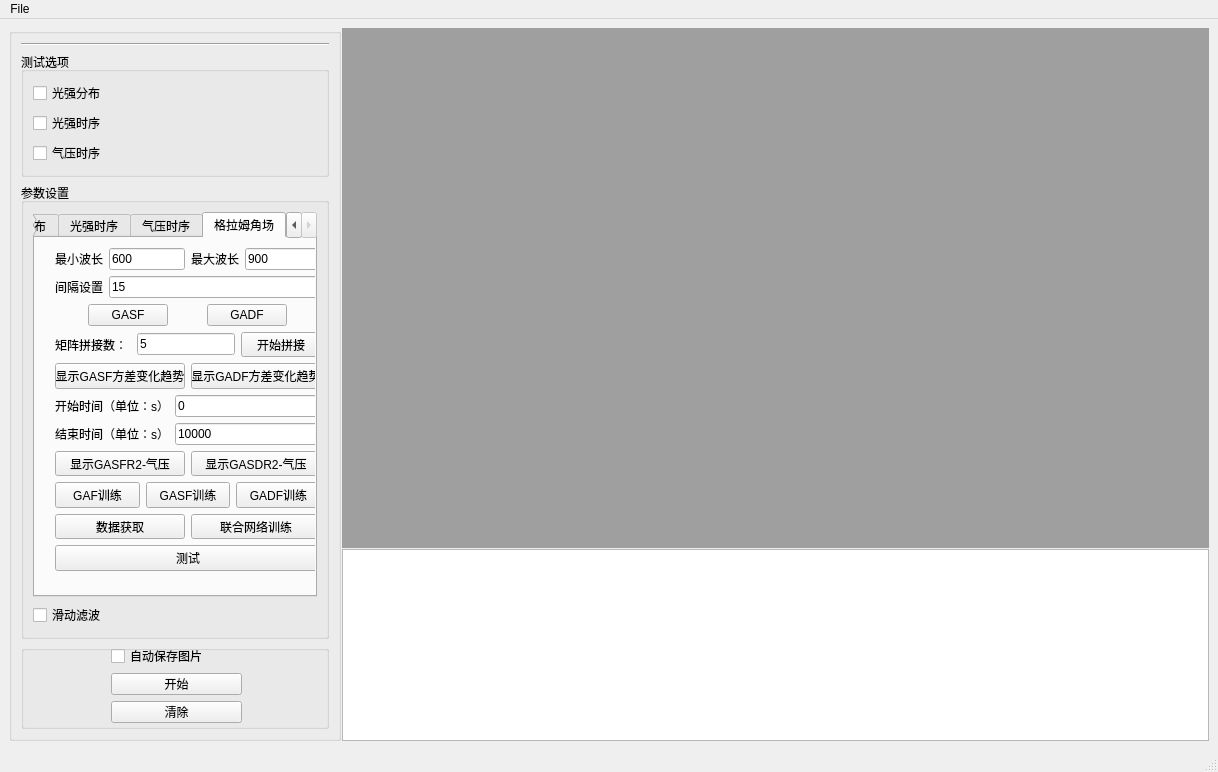
<?xml version="1.0" encoding="UTF-8"?>
<ui version="4.0">
 <class>MainWindow</class>
 <widget class="QMainWindow" name="MainWindow">
  <property name="geometry">
   <rect>
    <x>0</x>
    <y>0</y>
    <width>1218</width>
    <height>772</height>
   </rect>
  </property>
  <property name="windowTitle">
   <string>LightProcessor</string>
  </property>
  <widget class="QWidget" name="centralwidget">
   <layout class="QHBoxLayout" name="horizontalLayout_2" stretch="0,100">
    <property name="spacing">
     <number>1</number>
    </property>
    <item>
     <widget class="QGroupBox" name="GrxMain">
      <property name="title">
       <string/>
      </property>
      <layout class="QVBoxLayout" name="verticalLayout_4" stretch="1,1,5,2">
       <item>
        <widget class="Line" name="line">
         <property name="orientation">
          <enum>Qt::Horizontal</enum>
         </property>
        </widget>
       </item>
       <item>
        <widget class="QGroupBox" name="GrxTest">
         <property name="autoFillBackground">
          <bool>false</bool>
         </property>
         <property name="title">
          <string>测试选项</string>
         </property>
         <property name="checkable">
          <bool>false</bool>
         </property>
         <layout class="QVBoxLayout" name="verticalLayout_3">
          <item>
           <widget class="QCheckBox" name="ChxLight">
            <property name="mouseTracking">
             <bool>true</bool>
            </property>
            <property name="text">
             <string>光强分布</string>
            </property>
            <property name="checkable">
             <bool>true</bool>
            </property>
            <property name="checked">
             <bool>false</bool>
            </property>
           </widget>
          </item>
          <item>
           <widget class="QCheckBox" name="ChxLightTime">
            <property name="text">
             <string>光强时序</string>
            </property>
           </widget>
          </item>
          <item>
           <widget class="QCheckBox" name="ChxPressTime">
            <property name="text">
             <string>气压时序</string>
            </property>
           </widget>
          </item>
         </layout>
        </widget>
       </item>
       <item>
        <widget class="QGroupBox" name="GrxOption">
         <property name="title">
          <string>参数设置</string>
         </property>
         <layout class="QVBoxLayout" name="verticalLayout_2">
          <item>
           <widget class="QTabWidget" name="Tat">
            <property name="currentIndex">
             <number>3</number>
            </property>
            <widget class="QWidget" name="TabLight">
             <attribute name="title">
              <string>光强分布</string>
             </attribute>
             <layout class="QVBoxLayout" name="verticalLayout">
              <item>
               <widget class="QRadioButton" name="RanLightDot">
                <property name="text">
                 <string>按时间节点获取</string>
                </property>
               </widget>
              </item>
              <item>
               <widget class="QRadioButton" name="RanLightInterval">
                <property name="text">
                 <string>按时间间隔获取</string>
                </property>
               </widget>
              </item>
              <item>
               <widget class="QRadioButton" name="RanLightDivision">
                <property name="text">
                 <string>等时间间距获取</string>
                </property>
               </widget>
              </item>
              <item>
               <widget class="Line" name="line_2">
                <property name="orientation">
                 <enum>Qt::Horizontal</enum>
                </property>
               </widget>
              </item>
              <item>
               <widget class="QLabel" name="LalTimeSetDot">
                <property name="text">
                 <string>设置时间节点(单位：s）</string>
                </property>
               </widget>
              </item>
              <item>
               <layout class="QHBoxLayout" name="horizontalLayout_5">
                <item>
                 <widget class="QLineEdit" name="LitTimeSetDot">
                  <property name="enabled">
                   <bool>true</bool>
                  </property>
                  <property name="text">
                   <string/>
                  </property>
                 </widget>
                </item>
                <item>
                 <spacer name="horizontalSpacer_2">
                  <property name="orientation">
                   <enum>Qt::Horizontal</enum>
                  </property>
                  <property name="sizeHint" stdset="0">
                   <size>
                    <width>40</width>
                    <height>20</height>
                   </size>
                  </property>
                 </spacer>
                </item>
               </layout>
              </item>
              <item>
               <widget class="Line" name="line_3">
                <property name="orientation">
                 <enum>Qt::Horizontal</enum>
                </property>
               </widget>
              </item>
              <item>
               <widget class="QLabel" name="LalTimeSetInterval">
                <property name="text">
                 <string>设置时间间隔(单位：s)</string>
                </property>
               </widget>
              </item>
              <item>
               <layout class="QHBoxLayout" name="horizontalLayout_6">
                <item>
                 <widget class="QLineEdit" name="LitTimeSetInterval"/>
                </item>
                <item>
                 <spacer name="horizontalSpacer_3">
                  <property name="orientation">
                   <enum>Qt::Horizontal</enum>
                  </property>
                  <property name="sizeHint" stdset="0">
                   <size>
                    <width>40</width>
                    <height>20</height>
                   </size>
                  </property>
                 </spacer>
                </item>
               </layout>
              </item>
              <item>
               <widget class="Line" name="line_4">
                <property name="orientation">
                 <enum>Qt::Horizontal</enum>
                </property>
               </widget>
              </item>
              <item>
               <widget class="QLabel" name="LalTimeDivision">
                <property name="text">
                 <string>设置获取数量</string>
                </property>
               </widget>
              </item>
              <item>
               <layout class="QHBoxLayout" name="horizontalLayout_7">
                <item>
                 <widget class="QLineEdit" name="LitTimeSetNumber"/>
                </item>
                <item>
                 <spacer name="horizontalSpacer_4">
                  <property name="orientation">
                   <enum>Qt::Horizontal</enum>
                  </property>
                  <property name="sizeHint" stdset="0">
                   <size>
                    <width>40</width>
                    <height>20</height>
                   </size>
                  </property>
                 </spacer>
                </item>
               </layout>
              </item>
             </layout>
            </widget>
            <widget class="QWidget" name="TabLightTime">
             <attribute name="title">
              <string>光强时序</string>
             </attribute>
             <layout class="QVBoxLayout" name="verticalLayout_7">
              <item>
               <layout class="QVBoxLayout" name="verticalLayout_6">
                <item>
                 <widget class="QCheckBox" name="ChxPeakAmplitude">
                  <property name="text">
                   <string>峰值强度</string>
                  </property>
                 </widget>
                </item>
                <item>
                 <widget class="QCheckBox" name="ChxPeakPosition">
                  <property name="text">
                   <string>峰值位移</string>
                  </property>
                 </widget>
                </item>
                <item>
                 <widget class="QCheckBox" name="ChxWaveLength">
                  <property name="text">
                   <string>固定波长</string>
                  </property>
                 </widget>
                </item>
                <item>
                 <widget class="Line" name="line_5">
                  <property name="orientation">
                   <enum>Qt::Horizontal</enum>
                  </property>
                 </widget>
                </item>
                <item>
                 <layout class="QHBoxLayout" name="horizontalLayout_3">
                  <item>
                   <widget class="QRadioButton" name="RanMax">
                    <property name="text">
                     <string>极大值</string>
                    </property>
                   </widget>
                  </item>
                  <item>
                   <widget class="QRadioButton" name="RanMin">
                    <property name="text">
                     <string>极小值</string>
                    </property>
                   </widget>
                  </item>
                  <item>
                   <spacer name="horizontalSpacer_6">
                    <property name="orientation">
                     <enum>Qt::Horizontal</enum>
                    </property>
                    <property name="sizeHint" stdset="0">
                     <size>
                      <width>40</width>
                      <height>20</height>
                     </size>
                    </property>
                   </spacer>
                  </item>
                 </layout>
                </item>
                <item>
                 <layout class="QHBoxLayout" name="horizontalLayout_4">
                  <item>
                   <widget class="QLabel" name="LalWaveLengthRange">
                    <property name="text">
                     <string>波长区间</string>
                    </property>
                   </widget>
                  </item>
                  <item>
                   <widget class="QLineEdit" name="LitWaveLengthSetRange">
                    <property name="inputMask">
                     <string/>
                    </property>
                    <property name="text">
                     <string/>
                    </property>
                   </widget>
                  </item>
                  <item>
                   <spacer name="horizontalSpacer">
                    <property name="orientation">
                     <enum>Qt::Horizontal</enum>
                    </property>
                    <property name="sizeHint" stdset="0">
                     <size>
                      <width>70</width>
                      <height>20</height>
                     </size>
                    </property>
                   </spacer>
                  </item>
                 </layout>
                </item>
                <item>
                 <widget class="Line" name="line_6">
                  <property name="orientation">
                   <enum>Qt::Horizontal</enum>
                  </property>
                 </widget>
                </item>
                <item>
                 <widget class="QLabel" name="LalWaveLengthDot">
                  <property name="text">
                   <string>波长设置(单位：nm)</string>
                  </property>
                 </widget>
                </item>
                <item>
                 <layout class="QHBoxLayout" name="horizontalLayout_8">
                  <item>
                   <widget class="QLineEdit" name="LitWaveLengthSetDot">
                    <property name="text">
                     <string/>
                    </property>
                   </widget>
                  </item>
                  <item>
                   <spacer name="horizontalSpacer_5">
                    <property name="orientation">
                     <enum>Qt::Horizontal</enum>
                    </property>
                    <property name="sizeHint" stdset="0">
                     <size>
                      <width>40</width>
                      <height>20</height>
                     </size>
                    </property>
                   </spacer>
                  </item>
                 </layout>
                </item>
                <item>
                 <spacer name="verticalSpacer">
                  <property name="orientation">
                   <enum>Qt::Vertical</enum>
                  </property>
                  <property name="sizeHint" stdset="0">
                   <size>
                    <width>262</width>
                    <height>33</height>
                   </size>
                  </property>
                 </spacer>
                </item>
               </layout>
              </item>
              <item>
               <widget class="QCheckBox" name="ChxLightPressTime">
                <property name="text">
                 <string>光强气压时序</string>
                </property>
               </widget>
              </item>
              <item>
               <layout class="QVBoxLayout" name="verticalLayout_9">
                <item>
                 <widget class="Line" name="line_7">
                  <property name="orientation">
                   <enum>Qt::Horizontal</enum>
                  </property>
                 </widget>
                </item>
                <item>
                 <widget class="QCheckBox" name="ChxLightPress">
                  <property name="text">
                   <string>光强气压</string>
                  </property>
                 </widget>
                </item>
                <item>
                 <layout class="QHBoxLayout" name="horizontalLayout">
                  <item>
                   <widget class="QLabel" name="label">
                    <property name="text">
                     <string>开始时间(单位：s)</string>
                    </property>
                   </widget>
                  </item>
                  <item>
                   <widget class="QLineEdit" name="LitLightPressStart">
                    <property name="text">
                     <string>0</string>
                    </property>
                   </widget>
                  </item>
                 </layout>
                </item>
                <item>
                 <layout class="QHBoxLayout" name="horizontalLayout_9">
                  <item>
                   <widget class="QLabel" name="label_2">
                    <property name="text">
                     <string>结束时间(单位：s)</string>
                    </property>
                   </widget>
                  </item>
                  <item>
                   <widget class="QLineEdit" name="LitLightPressEnd">
                    <property name="text">
                     <string>10000</string>
                    </property>
                   </widget>
                  </item>
                 </layout>
                </item>
               </layout>
              </item>
             </layout>
            </widget>
            <widget class="QWidget" name="tab">
             <attribute name="title">
              <string>气压时序</string>
             </attribute>
             <widget class="QWidget" name="horizontalLayoutWidget">
              <property name="geometry">
               <rect>
                <x>9</x>
                <y>9</y>
                <width>261</width>
                <height>111</height>
               </rect>
              </property>
              <layout class="QHBoxLayout" name="horizontalLayout_10">
               <item>
                <widget class="QLabel" name="LalPressTare">
                 <property name="text">
                  <string>气压去偏移（单位：）</string>
                 </property>
                </widget>
               </item>
               <item>
                <widget class="QLineEdit" name="LitPressTare"/>
               </item>
              </layout>
             </widget>
             <widget class="QWidget" name="horizontalLayoutWidget_2">
              <property name="geometry">
               <rect>
                <x>10</x>
                <y>120</y>
                <width>261</width>
                <height>111</height>
               </rect>
              </property>
              <layout class="QHBoxLayout" name="horizontalLayout_20">
               <item>
                <widget class="QLabel" name="label_9">
                 <property name="text">
                  <string>气压去漂移：</string>
                 </property>
                </widget>
               </item>
               <item>
                <widget class="QLineEdit" name="LitPressMove"/>
               </item>
              </layout>
             </widget>
            </widget>
            <widget class="QWidget" name="tab_2">
             <attribute name="title">
              <string>格拉姆角场</string>
             </attribute>
             <widget class="QWidget" name="verticalLayoutWidget">
              <property name="geometry">
               <rect>
                <x>20</x>
                <y>10</y>
                <width>266</width>
                <height>323</height>
               </rect>
              </property>
              <layout class="QVBoxLayout" name="verticalLayout_10">
               <item>
                <layout class="QHBoxLayout" name="horizontalLayout_11">
                 <item>
                  <widget class="QLabel" name="label_3">
                   <property name="text">
                    <string>最小波长</string>
                   </property>
                  </widget>
                 </item>
                 <item>
                  <widget class="QLineEdit" name="LitGrammeMin">
                   <property name="text">
                    <string>600</string>
                   </property>
                  </widget>
                 </item>
                 <item>
                  <widget class="QLabel" name="label_4">
                   <property name="text">
                    <string>最大波长</string>
                   </property>
                  </widget>
                 </item>
                 <item>
                  <widget class="QLineEdit" name="LitGrammeMax">
                   <property name="text">
                    <string>900</string>
                   </property>
                  </widget>
                 </item>
                </layout>
               </item>
               <item>
                <layout class="QHBoxLayout" name="horizontalLayout_13">
                 <item>
                  <widget class="QLabel" name="label_5">
                   <property name="text">
                    <string>间隔设置</string>
                   </property>
                  </widget>
                 </item>
                 <item>
                  <widget class="QLineEdit" name="LitGrammeInterval">
                   <property name="text">
                    <string>15</string>
                   </property>
                  </widget>
                 </item>
                </layout>
               </item>
               <item>
                <layout class="QHBoxLayout" name="horizontalLayout_12">
                 <item>
                  <widget class="QPushButton" name="BunGASF">
                   <property name="sizePolicy">
                    <sizepolicy hsizetype="Fixed" vsizetype="Fixed">
                     <horstretch>0</horstretch>
                     <verstretch>0</verstretch>
                    </sizepolicy>
                   </property>
                   <property name="text">
                    <string>GASF</string>
                   </property>
                  </widget>
                 </item>
                 <item>
                  <widget class="QPushButton" name="BunGADF">
                   <property name="sizePolicy">
                    <sizepolicy hsizetype="Fixed" vsizetype="Fixed">
                     <horstretch>0</horstretch>
                     <verstretch>0</verstretch>
                    </sizepolicy>
                   </property>
                   <property name="text">
                    <string>GADF</string>
                   </property>
                  </widget>
                 </item>
                </layout>
               </item>
               <item>
                <layout class="QHBoxLayout" name="horizontalLayout_18">
                 <item>
                  <widget class="QLabel" name="label_8">
                   <property name="text">
                    <string>矩阵拼接数： </string>
                   </property>
                  </widget>
                 </item>
                 <item>
                  <widget class="QLineEdit" name="LitMatrixNumber">
                   <property name="text">
                    <string>5</string>
                   </property>
                  </widget>
                 </item>
                 <item>
                  <widget class="QPushButton" name="BunMatrixSplice">
                   <property name="text">
                    <string>开始拼接</string>
                   </property>
                  </widget>
                 </item>
                </layout>
               </item>
               <item>
                <layout class="QHBoxLayout" name="horizontalLayout_17">
                 <item>
                  <widget class="QPushButton" name="BunShowGASFR2">
                   <property name="text">
                    <string>显示GASF方差变化趋势</string>
                   </property>
                  </widget>
                 </item>
                 <item>
                  <widget class="QPushButton" name="BunShowGADFR2">
                   <property name="sizePolicy">
                    <sizepolicy hsizetype="Minimum" vsizetype="Fixed">
                     <horstretch>0</horstretch>
                     <verstretch>0</verstretch>
                    </sizepolicy>
                   </property>
                   <property name="layoutDirection">
                    <enum>Qt::LeftToRight</enum>
                   </property>
                   <property name="text">
                    <string>显示GADF方差变化趋势</string>
                   </property>
                  </widget>
                 </item>
                </layout>
               </item>
               <item>
                <layout class="QHBoxLayout" name="horizontalLayout_15">
                 <item>
                  <widget class="QLabel" name="label_7">
                   <property name="text">
                    <string>开始时间（单位：s）</string>
                   </property>
                  </widget>
                 </item>
                 <item>
                  <widget class="QLineEdit" name="LitGrammeStart">
                   <property name="text">
                    <string>0</string>
                   </property>
                  </widget>
                 </item>
                </layout>
               </item>
               <item>
                <layout class="QHBoxLayout" name="horizontalLayout_16">
                 <item>
                  <widget class="QLabel" name="label_6">
                   <property name="text">
                    <string>结束时间（单位：s）</string>
                   </property>
                  </widget>
                 </item>
                 <item>
                  <widget class="QLineEdit" name="LitGrammeEnd">
                   <property name="text">
                    <string>10000</string>
                   </property>
                  </widget>
                 </item>
                </layout>
               </item>
               <item>
                <layout class="QHBoxLayout" name="horizontalLayout_14">
                 <item>
                  <widget class="QPushButton" name="BunShowGASFR2_Press">
                   <property name="text">
                    <string>显示GASFR2-气压</string>
                   </property>
                  </widget>
                 </item>
                 <item>
                  <widget class="QPushButton" name="BunShowGADFR2_Press">
                   <property name="text">
                    <string>显示GASDR2-气压</string>
                   </property>
                  </widget>
                 </item>
                </layout>
               </item>
               <item>
                <layout class="QHBoxLayout" name="horizontalLayout_19">
                 <item>
                  <widget class="QPushButton" name="BunTrainGAF">
                   <property name="text">
                    <string>GAF训练</string>
                   </property>
                  </widget>
                 </item>
                 <item>
                  <widget class="QPushButton" name="BunTrainGASF">
                   <property name="text">
                    <string>GASF训练</string>
                   </property>
                  </widget>
                 </item>
                 <item>
                  <widget class="QPushButton" name="BunTrainGADF">
                   <property name="text">
                    <string>GADF训练</string>
                   </property>
                  </widget>
                 </item>
                </layout>
               </item>
               <item>
                <layout class="QHBoxLayout" name="horizontalLayout_22">
                 <item>
                  <widget class="QPushButton" name="BunDataget">
                   <property name="text">
                    <string>数据获取</string>
                   </property>
                  </widget>
                 </item>
                 <item>
                  <widget class="QPushButton" name="BunTrianAll">
                   <property name="text">
                    <string>联合网络训练</string>
                   </property>
                  </widget>
                 </item>
                </layout>
               </item>
               <item>
                <widget class="QPushButton" name="BunTest">
                 <property name="text">
                  <string>测试</string>
                 </property>
                </widget>
               </item>
              </layout>
             </widget>
            </widget>
           </widget>
          </item>
          <item>
           <widget class="QCheckBox" name="ChxFilter">
            <property name="text">
             <string>滑动滤波</string>
            </property>
           </widget>
          </item>
         </layout>
        </widget>
       </item>
       <item>
        <widget class="QGroupBox" name="GrxStart">
         <property name="title">
          <string/>
         </property>
         <widget class="QWidget" name="layoutWidget">
          <property name="geometry">
           <rect>
            <x>90</x>
            <y>0</y>
            <width>131</width>
            <height>105</height>
           </rect>
          </property>
          <layout class="QVBoxLayout" name="verticalLayout_8">
           <item>
            <widget class="QCheckBox" name="ChxLightAutoSave">
             <property name="text">
              <string>自动保存图片</string>
             </property>
            </widget>
           </item>
           <item>
            <widget class="QPushButton" name="BunStart">
             <property name="sizePolicy">
              <sizepolicy hsizetype="Minimum" vsizetype="Fixed">
               <horstretch>0</horstretch>
               <verstretch>0</verstretch>
              </sizepolicy>
             </property>
             <property name="text">
              <string>开始</string>
             </property>
            </widget>
           </item>
           <item>
            <widget class="QPushButton" name="BunClear">
             <property name="text">
              <string>清除</string>
             </property>
            </widget>
           </item>
           <item>
            <widget class="QPushButton" name="BunClearAll">
             <property name="text">
              <string>清空所有数据</string>
             </property>
            </widget>
           </item>
          </layout>
         </widget>
        </widget>
       </item>
      </layout>
     </widget>
    </item>
    <item>
     <layout class="QVBoxLayout" name="verticalLayout_5" stretch="3,0">
      <property name="spacing">
       <number>1</number>
      </property>
      <item>
       <widget class="QMdiArea" name="mdiArea"/>
      </item>
      <item>
       <widget class="QTextBrowser" name="Ter">
        <property name="toolTip">
         <string/>
        </property>
        <property name="statusTip">
         <string/>
        </property>
        <property name="whatsThis">
         <string/>
        </property>
        <property name="accessibleName">
         <string/>
        </property>
        <property name="accessibleDescription">
         <string/>
        </property>
        <property name="styleSheet">
         <string notr="true"/>
        </property>
       </widget>
      </item>
     </layout>
    </item>
   </layout>
  </widget>
  <widget class="QMenuBar" name="menubar">
   <property name="geometry">
    <rect>
     <x>0</x>
     <y>0</y>
     <width>1218</width>
     <height>23</height>
    </rect>
   </property>
   <widget class="QMenu" name="menu">
    <property name="title">
     <string>File</string>
    </property>
    <addaction name="actionImport_light_file"/>
    <addaction name="actionImport_press_file"/>
    <addaction name="actionImport_GAF_file"/>
    <addaction name="actionSave_path"/>
    <addaction name="actionOpen_file"/>
   </widget>
   <addaction name="menu"/>
  </widget>
  <widget class="QStatusBar" name="statusbar"/>
  <action name="actionImport_light_file">
   <property name="text">
    <string>Import light file </string>
   </property>
  </action>
  <action name="actionImport_press_file">
   <property name="text">
    <string>Import press file</string>
   </property>
  </action>
  <action name="actionSave_path">
   <property name="text">
    <string>Save path</string>
   </property>
  </action>
  <action name="actionOpen_file">
   <property name="text">
    <string>Open file</string>
   </property>
  </action>
  <action name="actionImport_GAF_file">
   <property name="text">
    <string>Import GAF file</string>
   </property>
  </action>
 </widget>
 <resources/>
 <connections/>
</ui>
